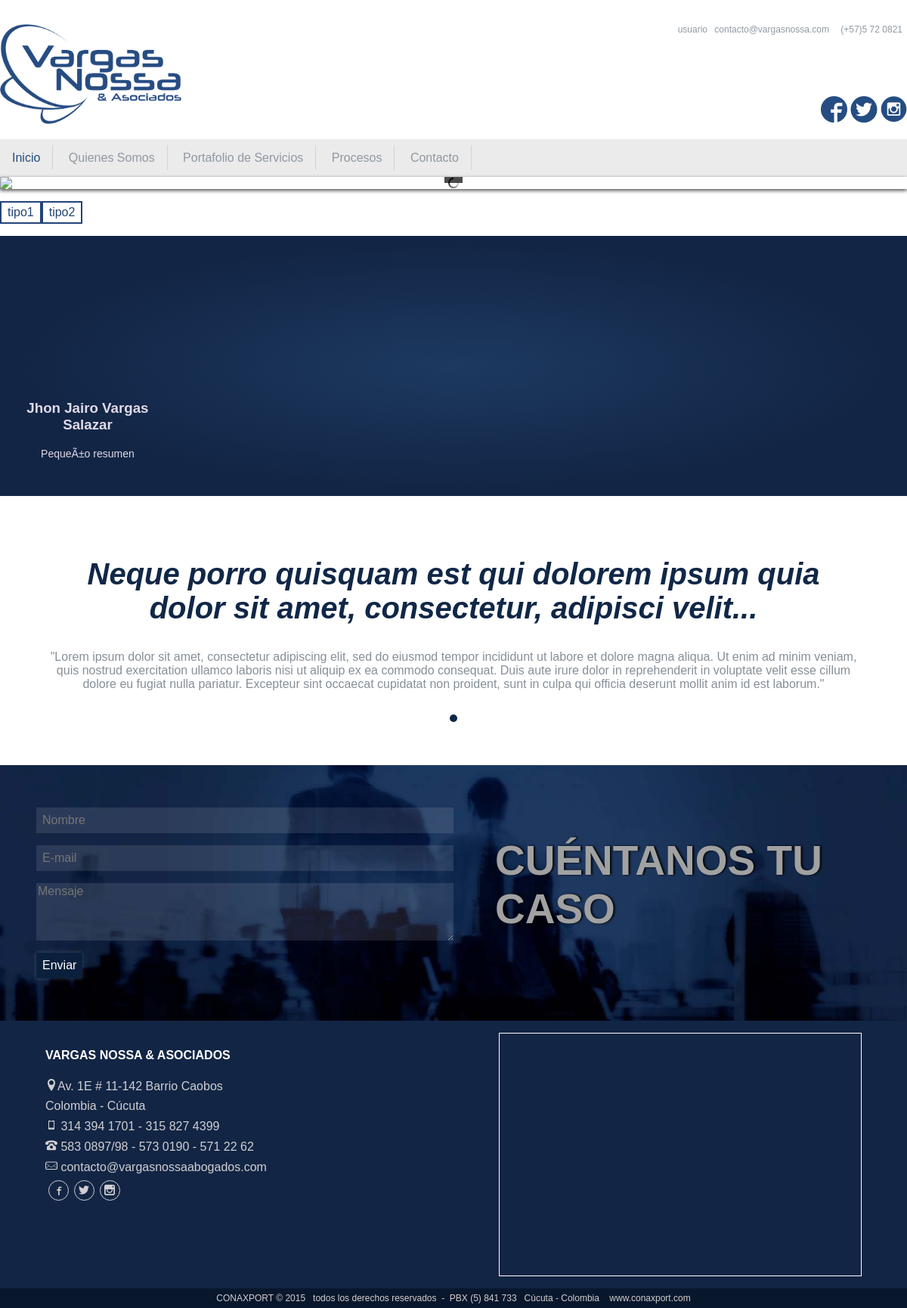
The page / on the database its author committed.
### tables this page shows
CREATE TABLE IF NOT EXISTS `galery` (
`id_gal` int(11) NOT NULL,
  `rut_gal` varchar(455) NOT NULL,
  `lk_gal` varchar(455) NOT NULL,
  `txt_gal` varchar(255) NOT NULL
);

CREATE TABLE IF NOT EXISTS `tipo_noticia` (
`id_tp` int(11) NOT NULL,
  `nam_tp` varchar(255) NOT NULL
);

CREATE TABLE IF NOT EXISTS `abogad` (
`id_ab` int(11) NOT NULL,
  `nam_ab` varchar(255) NOT NULL,
  `avat_ab` varchar(455) NOT NULL,
  `res_ab` text NOT NULL,
  `txt_ab` text NOT NULL
);

CREATE TABLE IF NOT EXISTS `frases` (
`id_fra` int(11) NOT NULL,
  `tit_fra` varchar(255) NOT NULL,
  `res_fra` text NOT NULL,
  `txt_fra` text NOT NULL,
  `fe_fra` date NOT NULL
);

### index.php (the view, shortened to what this page needs)
<?php
	include 'config.php';
	function tomarultidnot($dato,$serv)
	{
		$PrimerNT="SELECT * from noticias where tp_id=$dato order by id_nt desc limit 1";
		$sqlprnt=mysql_query($PrimerNT,$serv) or die (mysql_error());
		while ($unt=mysql_fetch_array($sqlprnt)) {
			$uidnt=$unt['id_nt'];
		}
		return $uidnt;
	}
?>
<!DOCTYPE html>
<html lang="es">
<head>
	<link rel="stylesheet" href="css/normalize.css" />
	<link rel="stylesheet" href="css/iconos/style.css" />
	<link rel="stylesheet" href="css/default/default.css" />
	<link rel="stylesheet" href="css/nivo_slider.css" />
	<link rel="stylesheet" href="css/owl_carousel.css" />
	<link rel="stylesheet" href="css/owl_theme_min.css" />
	<link rel="stylesheet" href="css/style.css" />
</head>
<body>
	<header id="automargen">
		<article id="verlogo">
			<figure id="logo">
				<a href="">
					<img src="imagenes/logo.png" alt="logo" />
				</a>
			</figure>
		</article>
		<article id="minmyred">
			<article id="spanmm">
				<a href="registro">usuario</a>
				<span>contacto@vargasnossa.com</span>
				<span>(+57)5 72 0821</span>
			</article>
			<article id="redes">
				<a href="" target="_blank"><span class="icon-facebook3"></span></a>
				<a href="" target="_blank"><span class="icon-twitter3"></span></a>
				<a href="" target="_blank"><span class="icon-instagram-with-circle"></span></a>
			</article>
		</article>
	</header>
	<article id="automargen" class="menuP">
		<nav id="mnP">
			<a class="sel" href="">Inicio</a>
			<a href="nosotros">Quienes Somos</a>
			<a href="portafolio">Portafolio de Servicios</a>
			<a href="procesos">Procesos</a>
			<a href="contacto">Contacto</a>
		</nav>
	</article>
	<section>
		<article id="automargen" class="innots">
			<article id="textowl">
				<div class="slider-wrapper theme-default">
					<div id="slider" class="nivoSlider">
					</div>
					<?php
						$capp="SELECT * from galery order by id_gal asc";
						$sqlcapp=mysql_query($capp,$conexion) or die (mysql_error());
						while ($cp=mysql_fetch_array($sqlcapp)) {
							$idcp=$cp['id_gal'];
							$txcp=$cp['txt_gal'];
					?>
					<div id="caption<?php echo $idcp ?>" style="display:none;">
						<h2><?php echo "$txcp"; ?></h2>
					</div>
					<?php
						}
					?>
				</div>
			</article>
			<nav>
				<?php
					$Ttp="SELECT * from tipo_noticia order by nam_tp asc";
					$sql_ttp=mysql_query($Ttp,$conexion) or die (mysql_error());
					while ($tp=mysql_fetch_array($sql_ttp)) {
						$idtp=$tp['id_tp'];
						$nmtp=$tp['nam_tp'];
						$ntid=tomarultidnot($idtp,$conexion);
				?>
				<a href="#vetp<?php echo $idtp ?>_<?php echo $ntid ?>"><?php echo "$nmtp"; ?></a>
				<?php
					}
				?>
			</nav>
		</article>
	</section>
	<section class="dossec">
		<article id="automargen" class="flab">
			<?php
				$Tdab="SELECT * from abogad order by id_ab desc limit 3";
				$sql_aboga=mysql_query($Tdab,$conexion) or die (mysql_error());
				while ($bo=mysql_fetch_array($sql_aboga)) {
					$idbo=$bo['id_ab'];
					$nmbo=$bo['nam_ab'];
					$rtbo=$bo['avat_ab'];
					$rsbo=$bo['res_ab'];
			?>
			<article>
				<figure id="lkabog" data-id="<?php echo $idbo ?>" style="background-image:url(<?php echo $rtbo ?>);"></figure>
				<figcaption>
					<h3><?php echo "$nmbo"; ?></h3>
					<article>
						<?php echo "$rsbo"; ?>
					</article>
				</figcaption>
			</article>
			<?php
				}
			?>
		</article>
	</section>
	<section class="frases">
		<article id="automargen">
			<article class="owl-carousel-b owl-theme owl-loaded">
				<?php
					$Todfras="SELECT * from frases order by id_fra desc limit 10";
					$sql_fras=mysql_query($Todfras,$conexion) or die (mysql_error());
					while ($ff=mysql_fetch_array($sql_fras)) {
						$nmF=$ff['tit_fra'];
						$rsF=$ff['res_fra'];
				?>
				<div class="item">
					<article class="fraitem">
						<h2><?php echo "$nmF"; ?></h2>
						<p>
							<?php echo "$rsF"; ?>
						</p>
					</article>
				</div>
				<?php
					}
				?>
			</article>
		</article>
	</section>
	<section class="tressec flxcont">
		<article>
			<form action="#" method="post" class="columninput">
				<input type="text" id="nmct" required placeholder="Nombre" />
				<input type="email" id="corct" required placeholder="E-mail" />
				<textarea rows="4" id="txct" required placeholder="Mensaje"></textarea>
				<div class="lefsub">
					<input type="submit" value="Enviar" id="nvcas" />
				</div>
			</form>
		</article>
		<article>
			<h2>Cuéntanos tu caso</h2>
		</article>
	</section>
	<footer>
		<article class="flexfoot">
			<article id="contfo">
				<h4>VARGAS NOSSA & ASOCIADOS</h4>
				<div><span class="icon-location"></span>Av. 1E # 11-142 Barrio Caobos</div>
				<div>Colombia - Cúcuta</div>
				<div>
					<span class="icon-phone"></span>
					314 394 1701 - 315 827 4399
				</div>
				<div>
					<span class="icon-old-phone"></span>
					583 0897/98 - 573 0190 - 571 22 62
				</div>
				<div><span class="icon-mail"></span> contacto@vargasnossaabogados.com</div>
				<div id="redes">
					<a href="" target="_blank"><span class="icon-facebook"></span></span></a>
					<a href="" target="_blank"><span class="icon-twitter"></span></a>
					<a href="" target="_blank"><span class="icon-instagram"></span></a>
				</div>
			</article>
			<article id="mapagoogle">
				<article id="map_canvas" class="mapas"></article>
			</article>
		</article>
		<article class="fionfoot">
			CONAXPORT © 2015 &nbsp;&nbsp;todos los derechos reservados &nbsp;- &nbsp;PBX (5) 841 733 &nbsp;&nbsp;Cúcuta - Colombia &nbsp;&nbsp;
			<a href="http://conaxport.com/" target="_blank">www.conaxport.com</a>
		</article>
	</footer>
</body>
</html>

### css/default/default.css (style rules this page uses)
.theme-default .nivoSlider { position:relative; background: url(loading.gif) no-repeat 50% 50%; margin-bottom:10px; }
.theme-default .nivo-caption h2 { background:rgba(0,0,0,0.7); margin: 0 auto; padding: 0.5em; text-shadow: 0 0 3px #000; }

### css/nivo_slider.css (style rules this page uses)
.nivoSlider { position:relative; width:100%; height:auto; overflow: hidden; }

### css/style.css (style rules this page uses)
body { font-family: arial; font-size: 16px; }
figure img { width: 100%; }
footer { background: #122545; color: #D1CFD0; }
footer #redes { display: flex; }
footer #redes a { -webkit-align-items: center; -ms-align-items: center; align-items: center; border: 1px solid #D1CFD0; border-radius: 100%; color: #D1CFD0; display: flex; font-size: 14px; -webkit-justify-content: center; -ms-justify-content: center; justify-content: center; height: 25px; margin: 0 0.25em; text-decoration: none; width: 25px; }
footer .fionfoot { background: #08172C; font-size: 12px; padding: 0.5em 0; text-align: center; }
footer .fionfoot a { color: #D1CFD0; text-decoration: none; }
footer .flexfoot { display: flex; -webkit-justify-content: space-around; -ms-justify-content: space-around; justify-content: space-around; padding: 1em 0; }
footer .flexfoot #contfo { width: 40%; }
footer .flexfoot #contfo div { margin: 0.5em 0; }
footer .flexfoot #contfo h4 { color: #fff; }
footer .flexfoot #mapagoogle { width: 40%; }
footer .mapas { border:1px solid #fff; height: 20em; }
header { display: flex; -webkit-justify-content: space-between; -ms-justify-content: space-between; justify-content: space-between; padding: 2em 0 1em 0; }
header a { text-decoration: none; }
header #logo { width: 40%; }
header #minmyred { -webkit-align-items: flex-end; -ms-align-items: flex-end; align-items: flex-end; display: flex; -webkit-flex-direction: column; -ms-flex-direction: column; flex-direction: column; -webkit-justify-content: space-between; -ms-justify-content: space-between; justify-content: space-between; }
header #minmyred #redes a { color: #254D81; font-size: 35px; }
header #minmyred #spanmm { font-size: 12px; }
header #minmyred #spanmm span { margin: 0 0.5em; }
header #minmyred #spanmm,header #minmyred a { color: #8F99A2; }
header #verlogo,header #minmyred { width: 50%; }
#automargen { margin: 0 auto; max-width: 1200px; }
#mnP a { border-right: 1px solid #D0D4D7; color: #9198A2; padding: 0.5em 1em; text-decoration: none; }
#mnP .sel,#mnP a:hover,#mnP a:active { color: #244C80; }
#textowl { box-shadow: 0 2px 5px rgba(0,0,0,0.7); }
.dossec { background: #1d3960; background: radial-gradient(ellipse at center, #1d3960 0%,#122545 68%); color: #E0DAE8; padding: 3em 0; }
.columninput { display: flex; -webkit-flex-direction: column; -ms-flex-direction: column; flex-direction: column; text-align: center; }
.columninput input,.columninput select { text-align: center; }
.columninput input[type=submit] { background: #0B203D; border: 0; color: #FEFFFF; padding: 0.5em 0; }
.flab { display: flex; -webkit-justify-content: space-between; -ms-justify-content: space-between; justify-content: space-between; }
.flab article article { font-size: 14px; }
.flab figcaption { text-align: center; margin: 0 auto; width: 90%; }
.flab figure { background-repeat: no-repeat; background-position: center; background-size: cover; border-radius: 100%; cursor: pointer; height: 150px; margin: 0 auto; width: 150px; }
.flxcont { display: flex; }
.flxcont article { width: 50%; }
.flxcont article h2 { color: #A1A1A1; font-size: 55px; margin-left: 1em; text-transform: uppercase; text-shadow: 2px 0 3px #000; }
.flxcont article form input { padding: 0.5em }
.flxcont article form input,.flxcont article form textarea { background: rgba(255,255,255,0.1); border: 0; color: #fff; margin: 0.5em 0; text-align: left; }
.flxcont input[type=submit] { box-shadow: 0 0 5px rgba(255,255,255,0.2); padding: 0.5em; }
.flxcont .lefsub { text-align: left; }
.frases { padding: 3em 0; }
.frases .fraitem { margin: 0 auto; text-align: center; width: 90%; }
.frases .fraitem h2 { color: #102747; font-size: 40px; font-style: italic; }
.frases .fraitem p { color: #868F98; }
.innots nav { display: flex; margin: 1em 0; }
.innots nav a { border: 2px solid #224378; color: #224474; padding: 0.25em 0.5em; text-decoration: none; }
.menuP { background: #EBEBEB; padding: 1em 0; }
.tressec { background: url(../imagenes/cont_fond.jpg) no-repeat center / cover; padding: 3em; }

### rows shown on the page
tipo_noticia: nam_tp "tipo1"
tipo_noticia: nam_tp "tipo2"
abogad: nam_ab "Jhon Jairo Vargas Salazar", res_ab "PequeÃ±o resumen"
frases: tit_fra "Neque porro quisquam est qui dolorem ipsum quia dolor sit amet, consectetur, adipisci velit...", res_fra "\"Lorem ipsum dolor sit amet, consectetur adipiscing elit, sed do eiusmod tempor incididunt ut labore et dolore magna aliqua. Ut enim ad minim veniam, quis nostrud exercitation ullamco laboris nisi ut aliquip ex ea commodo consequat. Duis aute irure dolor in reprehenderit in voluptate velit esse cillum dolore eu fugiat nulla pariatur. Excepteur sint occaecat cupidatat non proident, sunt in culpa qui officia deserunt mollit anim id est laborum.\""
